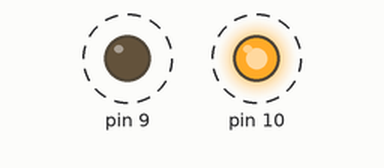
This sketch was run on a simulated Arduino Uno, built with avr-gcc and run on an emulated ATmega328P. Shown: output pins drawn as LEDs (lit = HIGH). Dashed ring = blinking. What the sketch prints to the serial monitor is not drawn.

Above: at 0.2 s.
Timing chart, 0 to 3.0 s (numbered marks = the images above):
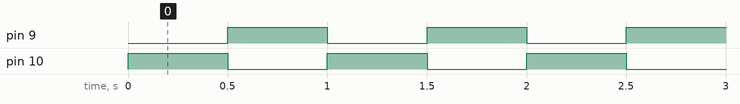

Measured:
- by itself, pin 9, pin 10: alternates HIGH for 0.50 s and LOW for 0.50 s

The sketch:

vars.ino
```cpp
int intervalPisca = 500;
float price = 1.5;
double double_value = 2.0;
char gender = 'm';
bool is_learning = true;
String username = "frankjardel";

void setup() {
  // put your setup code here, to run once:
  Serial.begin(9600);
  pinMode(10, OUTPUT);
  pinMode(9, OUTPUT);

  Serial.println(price);
  Serial.println(double_value);
  Serial.println(gender);
  Serial.println(is_learning);
  Serial.println(username);
}

void loop() {
  // put your main code here, to run repeatedly:
  digitalWrite(10, HIGH);
  digitalWrite(9, LOW);
  delay(intervalPisca);

  digitalWrite(10, LOW);
  digitalWrite(9, HIGH);
  delay(intervalPisca);
}
```
